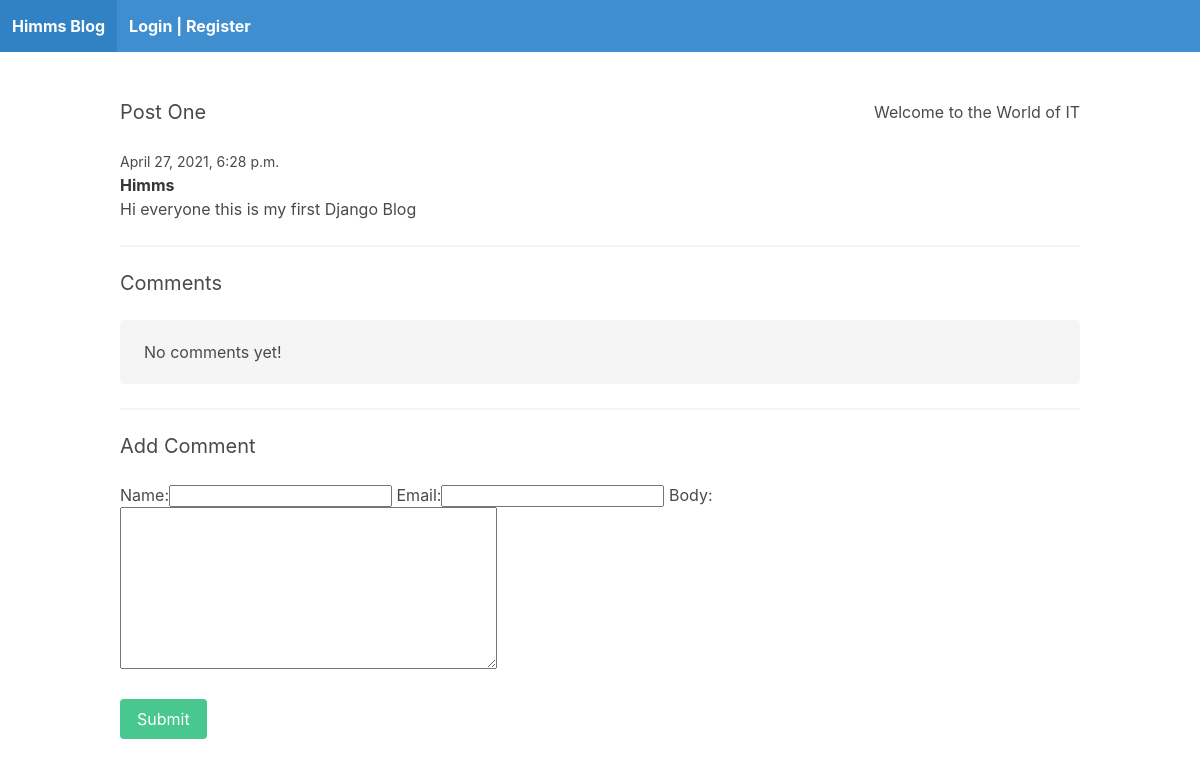
The app's page /post_1/, older data.
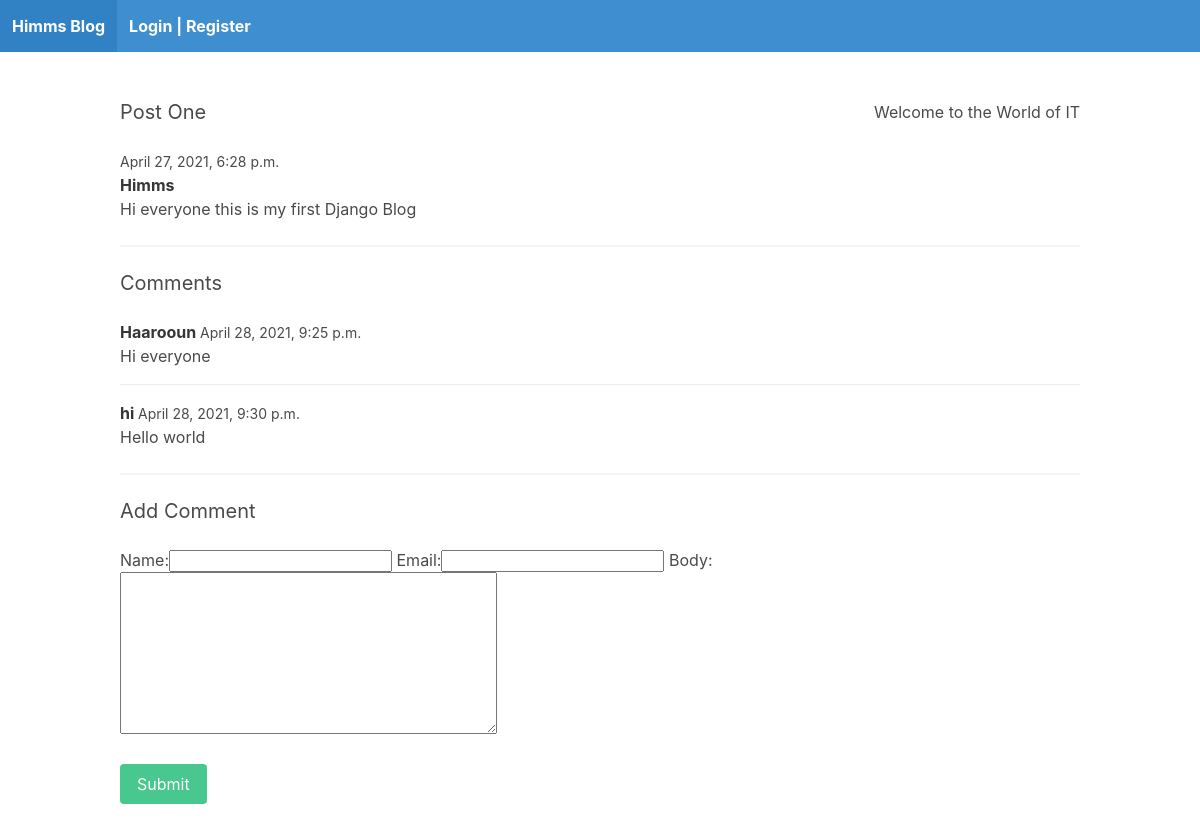
The same page, newer data.
### himms/models.py (models this page shows)
class Comment(models.Model):
    post = models.ForeignKey(Post, related_name='comments', on_delete=models.CASCADE)
    name =models.CharField(max_length = 255)
    email = models.EmailField()
    body = models.TextField()
    date_added = models.DateTimeField(auto_now_add=True)
    class Meta:
        ordering = ['date_added']

### himms/views.py (the view)
# urls.py: path('<slug:slug>/', post_detail, name = 'post_detail')
def post_detail(request, slug):
	post = Post.objects.get(slug=slug)
	if request.method == 'POST':
		form = CommentForm(request.POST)
		if form.is_valid():
			comment = form.save(commit=False)
			comment.post = post
			comment.save()
			return redirect('post_detail', slug=post.slug)
	else:
		form = CommentForm()
	return render(request, 'blog/post_detail.html', {'post':post, 'form': form})

### himms/form_post.py
class CommentForm(forms.ModelForm):
    class Meta:
        model = Comment
        fields = ["name", "email", "body"]

### himms/templates/blog/post_detail.html (shortened to what this page needs)
{% extends 'blog/base.html' %}
{% block content %}
    <div class="post block">
        <h2 class="subtitle"> {{ post.title }} </h2>
        <small> {{ post.date_added }}</small>
        <p> <strong>{{ post.author }}</strong> </p>
        <p>{{ post.body }}</p>
    </div>
    <hr>
    <h2 class="subtitle"> Comments</h2>
    {%for comment in post.comments.all%}
        <article class="media">
            <div class="media-content">
                <div class="content">
                    <p>
                        <strong>{{comment.name}} </strong> <small> {{comment.date_added}}</small>
                        <br>
                        {{comment.body}}
                    </p>
                </div>
            </div>
        </article>
        {% empty %}
        <div class="notification">
            <p>No comments yet!</p>
        </div>
        {% endfor %}
    <hr>
    <h2 class="subtitle">Add Comment</h2>
    <div class="form-group">
    <form method="post" action=".">
        {{form}}
        <br>
        <br>
        <div class="field">
        <div class="control">
            <button class="button is-success" >Submit</button>
        </div>
    </div>
	</form>
    </div>
 {% endblock %}

Row changes from the older to the newer data that the page shows:
added Comment: name "Haarooun", date_added "April 28, 2021, 9:25 p.m.", body "Hi everyone"
added Comment: name "hi", date_added "April 28, 2021, 9:30 p.m.", body "Hello world"
Text that changed along with them:
text no longer shown: "No comments yet!"
